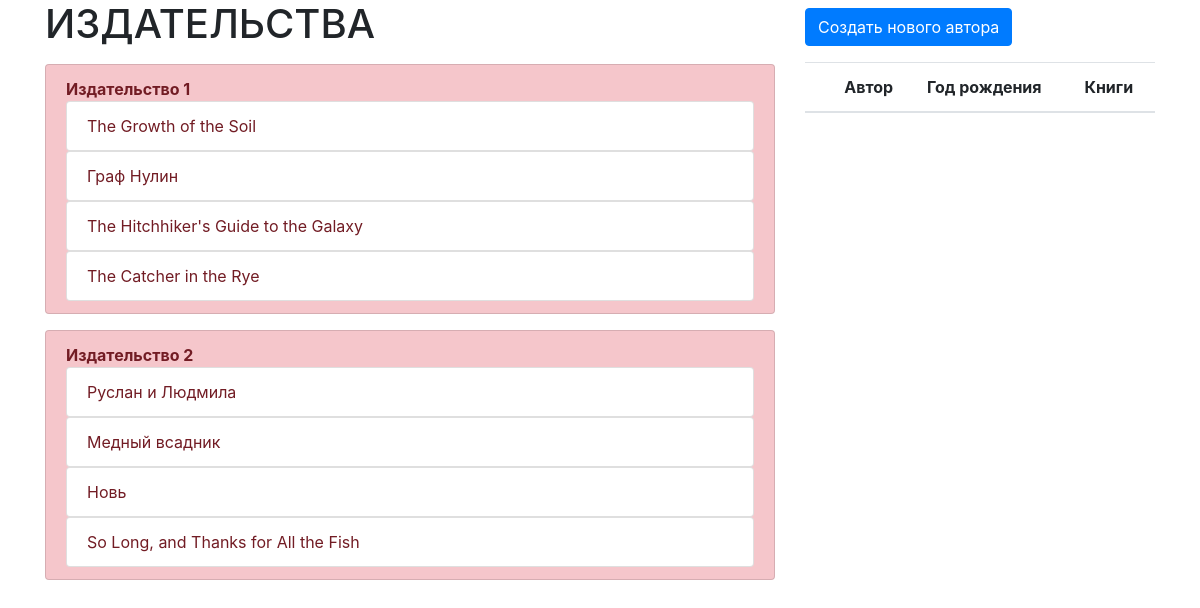
/pubhouse/, run on the app's committed database.
### p_library/models.py (models this page shows, shortened)
class PublishingHouse(models.Model):
    full_name = models.CharField(default="Empty", max_length=100)
    count_book = models.IntegerField(null=True)

class Book(models.Model):
    ISBN = models.CharField(max_length=13)
    title = models.CharField(max_length=100)
    description = models.TextField()
    year_release = models.SmallIntegerField()
    price = models.FloatField()
    copy_count = models.SmallIntegerField(default=1)
    cover = models.ImageField(upload_to='cover/%M/%S', blank=True, verbose_name='Загрузить обложку')
    author = models.ForeignKey(Author, on_delete=models.CASCADE, null=True, verbose_name="Вербос_нэйм")
    publishing_house = models.ForeignKey(PublishingHouse, on_delete=models.CASCADE, verbose_name="Издательство",
                                         null=True, related_name="books", blank=True)
    authors = models.ManyToManyField(
        Author,
        through='Inspiration',
        through_fields=('book', 'author'),
        related_name='authors',
    )

### p_library/views.py (the view)
# urls.py: path('pubhouse/', views.publishing_house),
def publishing_house(request):
    template = loader.get_template('publishinghouse.html')
    pub_houses = PublishingHouse.objects.all()
    data = {
        "pub_houses": pub_houses
    }
    return HttpResponse(template.render(data, request))

### p_library/templates/publishinghouse.html (shortened to what this page needs)
<!DOCTYPE html>
<html lang="en">
<head>
    <link rel="stylesheet" href="/static/css/bootstrap.min.css" type="text/css">
</head>
<body class="container">
    <div class="row">
        <div class="col-8">
            <div class="">
                <h1 class="">ИЗДАТЕЛЬСТВА</h1>
            </div>
            {% for pub_house in pub_houses %}
                <div class="">
                    <ul class="list-group mt-3">
                        <li class="list-group-item list-group-item-danger font-weight-bold">
                        {{ pub_house.full_name }}
                            {% for book in pub_house.books.all %}
                            <ul class="list-group">
                                <li class="list-group-item font-weight-normal">{{book.title}}</li>
                            </ul>
                            {% endfor %}
                        </li>
                    </ul>
                </div>
            {% endfor %}
        </div>
        <div class="col-4">
           {% include "author_list.html"  %}
        </div>
    </div>
</body>
</html>

### data on the page
PublishingHouse: full_name "Издательство 1"
Book: title "The Growth of the Soil"
Book: title "Граф Нулин"
Book: title "The Hitchhiker's Guide to the Galaxy"
Book: title "The Catcher in the Rye"
PublishingHouse: full_name "Издательство 2"
Book: title "Руслан и Людмила"
Book: title "Медный всадник"
Book: title "Новь"
Book: title "So Long, and Thanks for All the Fish"
